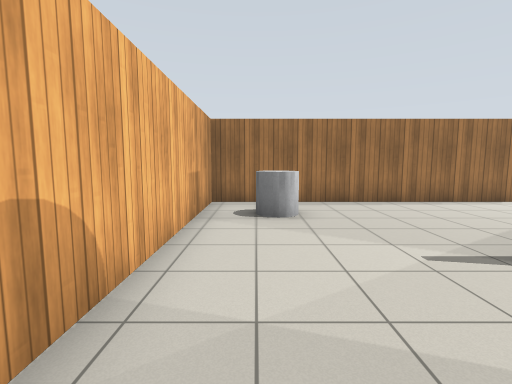
view 1 (above)

18 first-person views from a walk through a Gazebo world. The camera is 1.2 m above the floor, tilts 6° down and sees 85° across. The floor is counted in squares, 1 m on a side. Each view is taken from the middle of a square. On the plan, view 1 faces up. The plan holds only what a view shows up to about 12 squares ahead; the rest is blank. Gazebo's built-in surfaces are drawn with simple patterns.

view 2
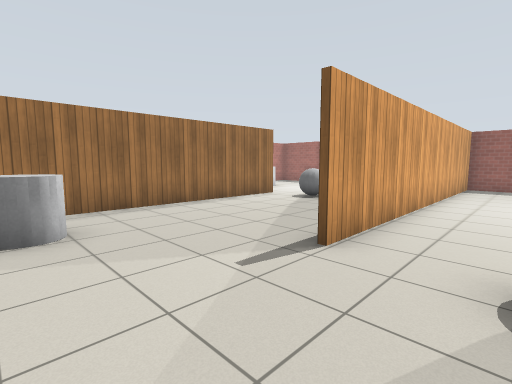

view 3
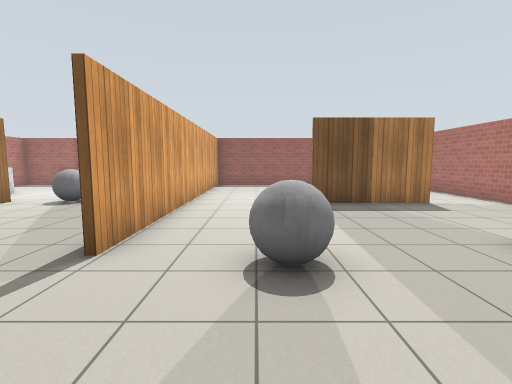

view 4
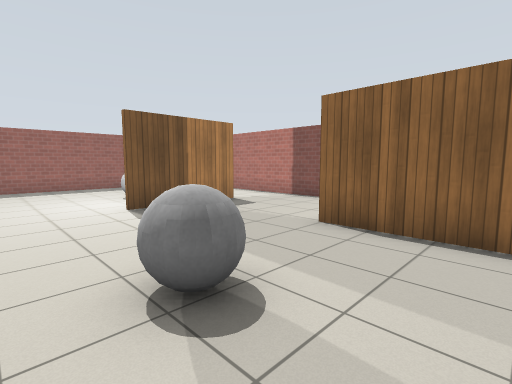

view 5
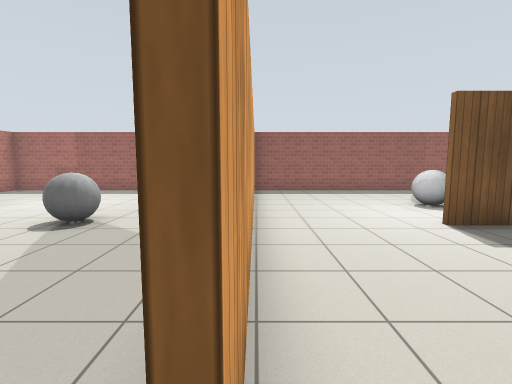

view 6
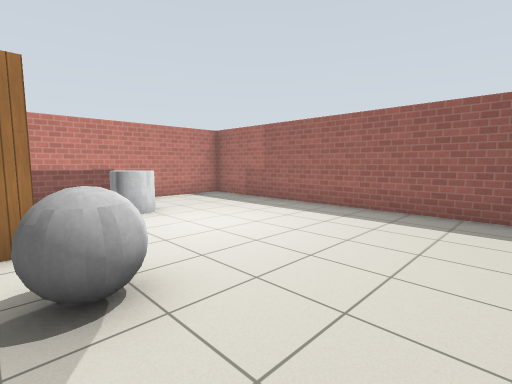

view 7
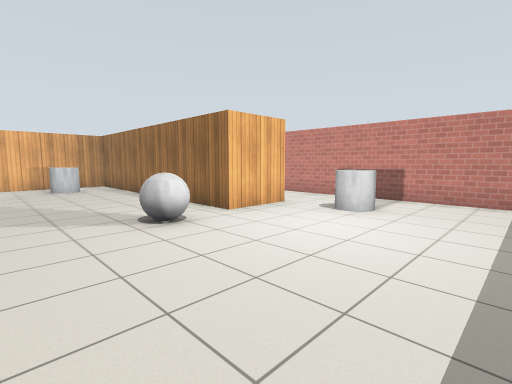

view 8
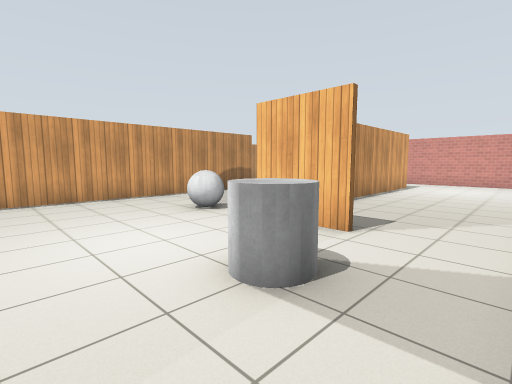

view 9
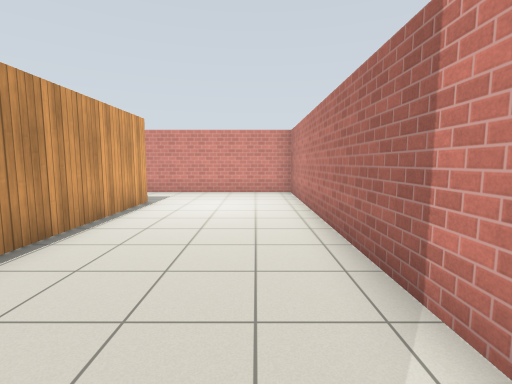

view 10
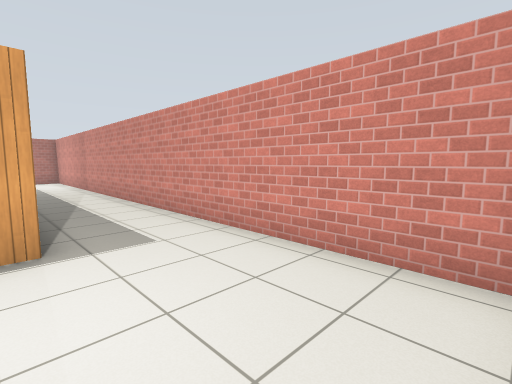

view 11
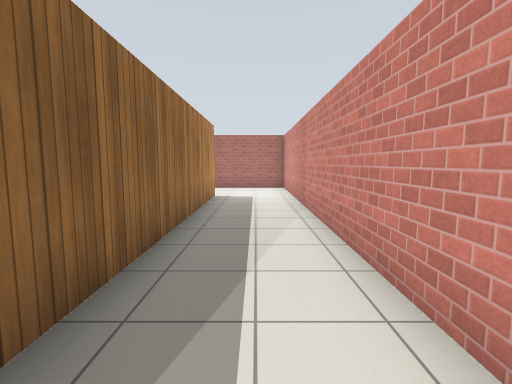

view 12
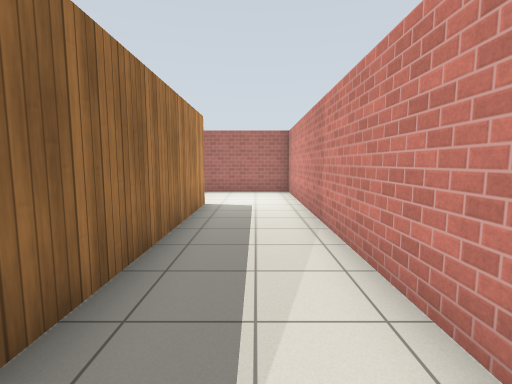

view 13
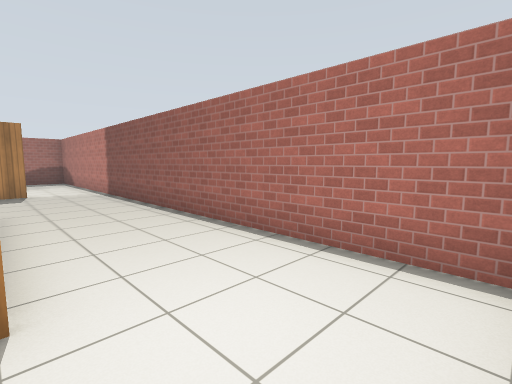

view 14
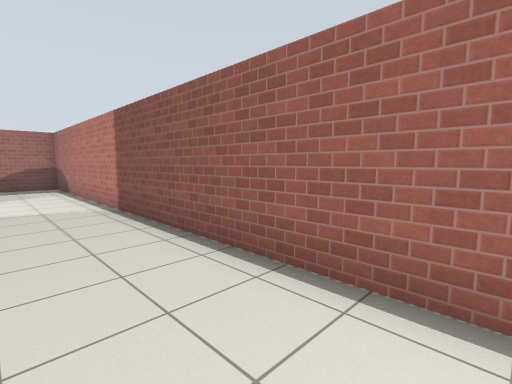

view 15
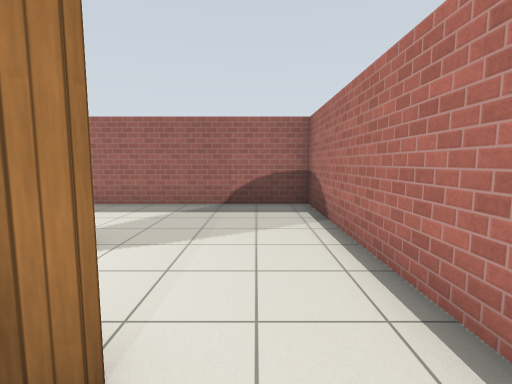

view 16
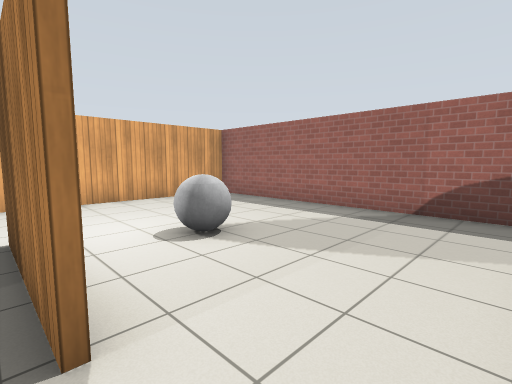

view 17
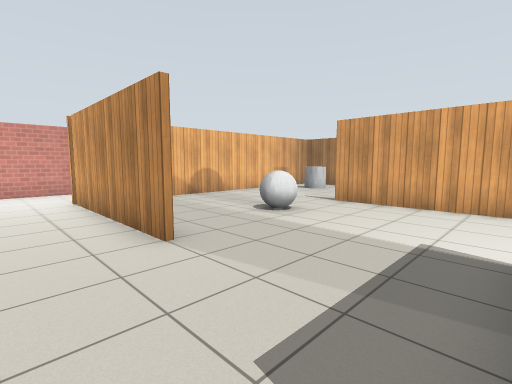

view 18
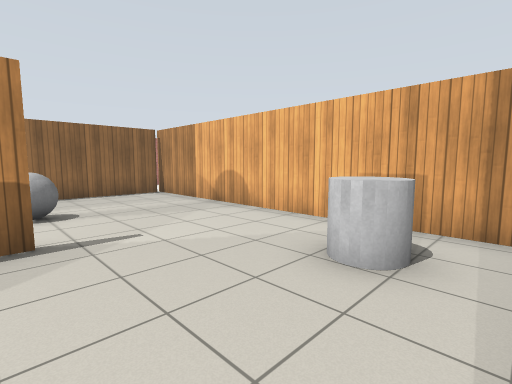

### Floor plan
Points are (right, up) in squares from view 1. A wall is a line through its corners. A room is listed if a view was taken in it or the views show most of it. See-through windows are left out.
Room 1 (views 1, 2, 3, 4, 5, 6, 7, 8, 9, 10, 11, 12, 13, 14, 15, 16, 17, 18)
walls: (5.6, 3.2) (12.6, 3.2); (4.1, -3) (-1.5, -3) (-1.5, 5.5); (8.5, 10.9) (8.5, 8.5) (-1.4, 8.5) (-1.4, -2.9) (4.1, -2.9); (-1.6, 8.7) (4, 8.7); (8.3, -4.2) (8.3, -0.6); (15.1, 4.3) (15.1, 13.4) (-4.3, 13.4) (-4.3, -6.5) (15.1, -6.5) (15.1, 3.1) (3.5, 3.1)
objects: grey cylinder (0, 6) to (1, 7); grey ball (3, 0) to (4, 1); grey ball (8, 6) to (9, 7); grey cylinder (10, 11) to (11, 11); grey ball (11, -2)

Positions as (right, up) in squares from view 1, and headings:
1: (0, 0), facing up
2: (0, 1), facing up-right
3: (0, 1), facing right
4: (1, 2), facing down-right
5: (3, 3), facing right
6: (8, 4), facing up-right
7: (14, 4), facing up-left
8: (13, 13), facing down-left
9: (7, 12), facing left
10: (-1, 13), facing down-left
11: (-3, 7), facing down
12: (-3, 5), facing down
13: (-4, -3), facing down-right
14: (0, -4), facing down-right
15: (7, -5), facing right
16: (8, -6), facing up-right
17: (8, -5), facing up-left
18: (4, 8), facing down-left
